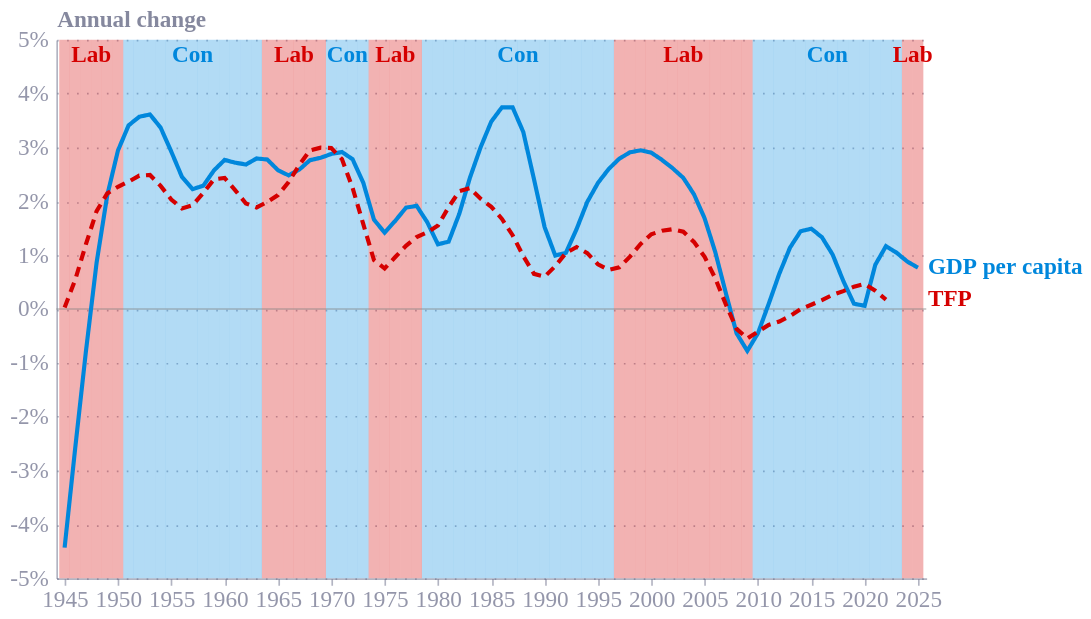

The cell this chart's notebook holds for it:
### Code cell
plot_data = fig1_data.merge(
    govt_year,
    how='left',
    left_on='Year',
    right_on='year'
)

y_scale = alt.Scale(domain=[-5, 5])
bar_data = plot_data.drop_duplicates('Year').assign(bar_min=-5, bar_max=5)

government_periods = (
    bar_data.sort_values('Year')
    .assign(period=lambda data: data['government'].ne(data['government'].shift()).cumsum())
    .groupby(['period', 'government'], as_index=False)
    .agg(start_year=('Year', 'min'), end_year=('Year', 'max'))
    .assign(
        label_year=lambda data: data['start_year'] + (data['end_year'] - data['start_year']) / 2,
        bar_label_y=3.85,
        label=lambda data: data['government'].map({'Labour': 'Lab', 'Conservative': 'Con'})
    )
)

bars = alt.Chart(bar_data).mark_bar(size=6.5, opacity=0.3).encode(
    x=alt.X('Year:T', title=None),
    y=alt.Y('bar_min:Q', scale=y_scale, title='Annual change'),
    y2='bar_max:Q',
    color=alt.Color(
        'government:N',
        scale=alt.Scale(domain=['Conservative', 'Labour'], range=['#0087dc', '#d50000']),
        legend=None
    )
)

government_labels = alt.Chart(government_periods).mark_text(
    align='center',
    baseline='top',
    dx=0,
    dy=-35,
    fontSize=14,
    fontWeight='bold'
).encode(
    x='label_year:T',
    y=alt.Y('bar_label_y:Q', scale=y_scale),
    text='label:N',
    color=alt.Color(
        'government:N',
        scale=alt.Scale(domain=['Conservative', 'Labour'], range=['#005a9c', '#9b0000']),
        legend=None
    )
)

zero_line = alt.Chart(pd.DataFrame({'value': [0]})).mark_rule(
    color='#808080',
    opacity=0.5
).encode(y=alt.Y('value:Q', scale=y_scale))

lines = alt.Chart(plot_data).mark_line(strokeWidth=2.5).encode(
    x=alt.X('Year:T', axis=alt.Axis(title='Year', labelFontSize=14)),
    y=alt.Y(
        'value:Q',
        scale=y_scale,
        axis=alt.Axis(title='Annual change', labelExpr="datum.value + '%'", labelFontSize=14, titleFontSize=14)
    ),
    color=alt.Color(
        'metric:N',
        scale=alt.Scale(domain=['GDPpercapita_growth_trend', 'TFP'], range=['#0063af', '#e6224b']),
        legend=None
    ),
    strokeDash=alt.StrokeDash(
        'metric:N',
        scale=alt.Scale(
            domain=['GDPpercapita_growth_trend', 'TFP'],
            range=[[1, 0], [6, 4]]
        ),
        legend=None
    ),
    tooltip=[
        alt.Tooltip('Year:T', title='Year', format='%Y'),
        alt.Tooltip('metric:N', title='Series'),
        alt.Tooltip('value:Q', title='Annual change (%)', format='.2f')
    ]
)

labels = alt.Chart(plot_data).transform_filter(
    'datum.value !== null'
).transform_window(
    rank='rank(Year)',
    sort=[alt.SortField('Year', order='descending')],
    groupby=['metric']
).transform_filter(
    'datum.rank === 1'
).transform_calculate(
    label_year='datetime(2025, 0, 1)',
    metric_label="datum.metric === 'GDPpercapita_growth_trend' ? 'GDP per capita' : 'TFP'"
).mark_text(align='left', dx=6, fontSize=14, fontWeight='bold').encode(
    x='label_year:T',
    y=alt.Y('value:Q', scale=y_scale),
    text=alt.Text('metric_label:N', title=None),
    color=alt.Color(
        'metric:N',
        scale=alt.Scale(domain=['GDPpercapita_growth_trend', 'TFP'], range=['#222222', '#F5A623']),
        legend=None
    )
)

fig1_chart = (bars + government_labels + zero_line + lines + labels).properties(
    width=525,
    height=325
).configure_view(stroke=None)

fig1_chart

### Figure 1 — Vega-Lite specification as saved in the notebook (floating-point values rounded to 4 significant figures; data arrays with more than 128 entries replaced by an {"elided": "..."} marker saying what was removed)
{"config": {"font": "Circular Std", "text": {"color": "#676A86", "align": "left", "baseline": "middle", "dx": 7, "dy": 0, "fontSize": 11}, "view": {"stroke": null, "continuousWidth": 400, "continuousHeight": 300, "discreteWidth": 400, "discreteHeight": 300}, "range": {"category": ["#36B7B4", "#E6224B", "#F4C245", "#0063AF", "#00A767", "#179FDB", "#EB5C2E", "#5C267B", "#122B39"], "diverging": ["#E6224B", "#E54753", "#C9C9C9", "#179FDB", "#122B39"], "heatmap": ["#C9C9C9", "#179FDB", "#0063AF", "#122B39"], "ordinal": ["#00A767", "#36B7B4", "#179FDB", "#0063AF", "#243B5A"]}, "bar": {"color": "#179fdb"}, "line": {"color": "#e6224b"}, "rule": {"color": "#676A86"}, "area": {"opacity": 0.8}, "point": {"filled": true, "size": 80, "color": "#e6224b", "opacity": 0.95}, "geoshape": {"stroke": "white", "strokeWidth": 0.3}, "rect": {"fill": "#d6d4d4", "opacity": 0.3}, "axis": {"labelColor": "#676A86", "labelFontSize": 11, "labelFont": "Circular Std", "labelOpacity": 0.7, "tickColor": "#676A86", "tickOpacity": 0.5, "domainColor": "#676A86", "domainOpacity": 0.5, "gridColor": "#676A86", "gridDash": [2, 2], "gridOpacity": 0.5, "title": null, "titleColor": "#676A86", "titleOpacity": 0.8, "tickSize": 4}, "axisXDiscrete": {"grid": false, "labelAngle": 0, "tickCount": 10, "tickOpacity": 0.5, "title": null}, "axisYDiscrete": {"ticks": false, "labelPadding": 5}, "axisXTemporal": {"grid": false, "ticks": true}, "axisXQuantitative": {"grid": true}, "axisYQuantitative": {"gridColor": "#676A86", "gridDash": [1, 5], "gridOpacity": 0.5, "ticks": false, "labelPadding": 5, "tickCount": 8, "titleAngle": 0, "titleAlign": "left", "titleBaseline": "bottom", "titleX": 0, "titleY": -5}, "title": {"color": "#676A86E6", "subtitleColor": "#676A86", "font": "Circular Std", "subtitleFont": "Circular Std", "anchor": "start", "fontSize": 14, "subtitleFontSize": 12, "subtitlePadding": 4, "offset": 0, "frame": "group"}, "legend": {"titleColor": "#122b39", "title": null, "labelColor": "#122b39", "labelFontSize": 11}}, "layer": [{"data": {"name": "data-f560666a41e3f25ffd0f78e5fc8954ce"}, "mark": {"type": "bar", "opacity": 0.3, "size": 6.5}, "encoding": {"color": {"field": "government", "legend": null, "scale": {"domain": ["Conservative", "Labour"], "range": ["#0087dc", "#d50000"]}, "type": "nominal"}, "x": {"field": "Year", "title": null, "type": "temporal"}, "y": {"field": "bar_min", "scale": {"domain": [-5, 5]}, "title": "Annual change", "type": "quantitative"}, "y2": {"field": "bar_max"}}}, {"data": {"name": "data-88504da0f6fe396084074a9c01ce93b6"}, "mark": {"type": "text", "align": "center", "baseline": "top", "dx": 0, "dy": -35, "fontSize": 14, "fontWeight": "bold"}, "encoding": {"color": {"field": "government", "legend": null, "scale": {"domain": ["Conservative", "Labour"], "range": ["#005a9c", "#9b0000"]}, "type": "nominal"}, "text": {"field": "label", "type": "nominal"}, "x": {"field": "label_year", "type": "temporal"}, "y": {"field": "bar_label_y", "scale": {"domain": [-5, 5]}, "type": "quantitative"}}}, {"data": {"name": "data-d5936f8a284bfe7aa643d55ab9e3a9b1"}, "mark": {"type": "rule", "color": "#808080", "opacity": 0.5}, "encoding": {"y": {"field": "value", "scale": {"domain": [-5, 5]}, "type": "quantitative"}}}, {"data": {"name": "data-fa80aff35eb17cbc16f90e535c456202"}, "mark": {"type": "line", "strokeWidth": 2.5}, "encoding": {"color": {"field": "metric", "legend": null, "scale": {"domain": ["GDPpercapita_growth_trend", "TFP"], "range": ["#0063af", "#e6224b"]}, "type": "nominal"}, "strokeDash": {"field": "metric", "legend": null, "scale": {"domain": ["GDPpercapita_growth_trend", "TFP"], "range": [[1, 0], [6, 4]]}, "type": "nominal"}, "tooltip": [{"field": "Year", "format": "%Y", "title": "Year", "type": "temporal"}, {"field": "metric", "title": "Series", "type": "nominal"}, {"field": "value", "format": ".2f", "title": "Annual change (%)", "type": "quantitative"}], "x": {"axis": {"labelFontSize": 14, "title": "Year"}, "field": "Year", "type": "temporal"}, "y": {"axis": {"labelExpr": "datum.value + '%'", "labelFontSize": 14, "title": "Annual change", "titleFontSize": 14}, "field": "value", "scale": {"domain": [-5, 5]}, "type": "quantitative"}}}, {"data": {"name": "data-fa80aff35eb17cbc16f90e535c456202"}, "mark": {"type": "text", "align": "left", "dx": 6, "fontSize": 14, "fontWeight": "bold"}, "encoding": {"color": {"field": "metric", "legend": null, "scale": {"domain": ["GDPpercapita_growth_trend", "TFP"], "range": ["#222222", "#F5A623"]}, "type": "nominal"}, "text": {"field": "metric_label", "title": null, "type": "nominal"}, "x": {"field": "label_year", "type": "temporal"}, "y": {"field": "value", "scale": {"domain": [-5, 5]}, "type": "quantitative"}}, "transform": [{"filter": "datum.value !== null"}, {"window": [{"op": "rank", "field": "Year", "as": "rank"}], "groupby": ["metric"], "sort": [{"field": "Year", "order": "descending"}]}, {"filter": "datum.rank === 1"}, {"calculate": "datetime(2025, 0, 1)", "as": "label_year"}, {"calculate": "datum.metric === 'GDPpercapita_growth_trend' ? 'GDP per capita' : 'TFP'", "as": "metric_label"}]}], "height": 325, "width": 525, "$schema": "https://vega.github.io/schema/vega-lite/v6.4.1.json", "datasets": {"data-f560666a41e3f25ffd0f78e5fc8954ce": [{"Year": "1945-01-01T00:00:00", "metric": "GDPpercapita_growth_trend", "value": -4.431, "year": "1945-01-01T00:00:00", "government": "Labour", "bar_min": -5, "bar_max": 5}, {"Year": "1946-01-01T00:00:00", "metric": "GDPpercapita_growth_trend", "value": -2.57, "year": "1946-01-01T00:00:00", "government": "Labour", "bar_min": -5, "bar_max": 5}, {"Year": "1947-01-01T00:00:00", "metric": "GDPpercapita_growth_trend", "value": -0.7829, "year": "1947-01-01T00:00:00", "government": "Labour", "bar_min": -5, "bar_max": 5}, {"Year": "1948-01-01T00:00:00", "metric": "GDPpercapita_growth_trend", "value": 0.8619, "year": "1948-01-01T00:00:00", "government": "Labour", "bar_min": -5, "bar_max": 5}, {"Year": "1949-01-01T00:00:00", "metric": "GDPpercapita_growth_trend", "value": 2.115, "year": "1949-01-01T00:00:00", "government": "Labour", "bar_min": -5, "bar_max": 5}, {"Year": "1950-01-01T00:00:00", "metric": "GDPpercapita_growth_trend", "value": 2.942, "year": "1950-01-01T00:00:00", "government": "Labour", "bar_min": -5, "bar_max": 5}, {"Year": "1951-01-01T00:00:00", "metric": "GDPpercapita_growth_trend", "value": 3.411, "year": "1951-01-01T00:00:00", "government": "Conservative", "bar_min": -5, "bar_max": 5}, {"Year": "1952-01-01T00:00:00", "metric": "GDPpercapita_growth_trend", "value": 3.571, "year": "1952-01-01T00:00:00", "government": "Conservative", "bar_min": -5, "bar_max": 5}, {"Year": "1953-01-01T00:00:00", "metric": "GDPpercapita_growth_trend", "value": 3.613, "year": "1953-01-01T00:00:00", "government": "Conservative", "bar_min": -5, "bar_max": 5}, {"Year": "1954-01-01T00:00:00", "metric": "GDPpercapita_growth_trend", "value": 3.369, "year": "1954-01-01T00:00:00", "government": "Conservative", "bar_min": -5, "bar_max": 5}, {"Year": "1955-01-01T00:00:00", "metric": "GDPpercapita_growth_trend", "value": 2.923, "year": "1955-01-01T00:00:00", "government": "Conservative", "bar_min": -5, "bar_max": 5}, {"Year": "1956-01-01T00:00:00", "metric": "GDPpercapita_growth_trend", "value": 2.454, "year": "1956-01-01T00:00:00", "government": "Conservative", "bar_min": -5, "bar_max": 5}, {"Year": "1957-01-01T00:00:00", "metric": "GDPpercapita_growth_trend", "value": 2.225, "year": "1957-01-01T00:00:00", "government": "Conservative", "bar_min": -5, "bar_max": 5}, {"Year": "1958-01-01T00:00:00", "metric": "GDPpercapita_growth_trend", "value": 2.29, "year": "1958-01-01T00:00:00", "government": "Conservative", "bar_min": -5, "bar_max": 5}, {"Year": "1959-01-01T00:00:00", "metric": "GDPpercapita_growth_trend", "value": 2.574, "year": "1959-01-01T00:00:00", "government": "Conservative", "bar_min": -5, "bar_max": 5}, {"Year": "1960-01-01T00:00:00", "metric": "GDPpercapita_growth_trend", "value": 2.769, "year": "1960-01-01T00:00:00", "government": "Conservative", "bar_min": -5, "bar_max": 5}, {"Year": "1961-01-01T00:00:00", "metric": "GDPpercapita_growth_trend", "value": 2.717, "year": "1961-01-01T00:00:00", "government": "Conservative", "bar_min": -5, "bar_max": 5}, {"Year": "1962-01-01T00:00:00", "metric": "GDPpercapita_growth_trend", "value": 2.684, "year": "1962-01-01T00:00:00", "government": "Conservative", "bar_min": -5, "bar_max": 5}, {"Year": "1963-01-01T00:00:00", "metric": "GDPpercapita_growth_trend", "value": 2.796, "year": "1963-01-01T00:00:00", "government": "Conservative", "bar_min": -5, "bar_max": 5}, {"Year": "1964-01-01T00:00:00", "metric": "GDPpercapita_growth_trend", "value": 2.776, "year": "1964-01-01T00:00:00", "government": "Labour", "bar_min": -5, "bar_max": 5}, {"Year": "1965-01-01T00:00:00", "metric": "GDPpercapita_growth_trend", "value": 2.578, "year": "1965-01-01T00:00:00", "government": "Labour", "bar_min": -5, "bar_max": 5}, {"Year": "1966-01-01T00:00:00", "metric": "GDPpercapita_growth_trend", "value": 2.482, "year": "1966-01-01T00:00:00", "government": "Labour", "bar_min": -5, "bar_max": 5}, {"Year": "1967-01-01T00:00:00", "metric": "GDPpercapita_growth_trend", "value": 2.589, "year": "1967-01-01T00:00:00", "government": "Labour", "bar_min": -5, "bar_max": 5}, {"Year": "1968-01-01T00:00:00", "metric": "GDPpercapita_growth_trend", "value": 2.764, "year": "1968-01-01T00:00:00", "government": "Labour", "bar_min": -5, "bar_max": 5}, {"Year": "1969-01-01T00:00:00", "metric": "GDPpercapita_growth_trend", "value": 2.809, "year": "1969-01-01T00:00:00", "government": "Labour", "bar_min": -5, "bar_max": 5}, {"Year": "1970-01-01T00:00:00", "metric": "GDPpercapita_growth_trend", "value": 2.879, "year": "1970-01-01T00:00:00", "government": "Conservative", "bar_min": -5, "bar_max": 5}, {"Year": "1971-01-01T00:00:00", "metric": "GDPpercapita_growth_trend", "value": 2.915, "year": "1971-01-01T00:00:00", "government": "Conservative", "bar_min": -5, "bar_max": 5}, {"Year": "1972-01-01T00:00:00", "metric": "GDPpercapita_growth_trend", "value": 2.782, "year": "1972-01-01T00:00:00", "government": "Conservative", "bar_min": -5, "bar_max": 5}, {"Year": "1973-01-01T00:00:00", "metric": "GDPpercapita_growth_trend", "value": 2.344, "year": "1973-01-01T00:00:00", "government": "Conservative", "bar_min": -5, "bar_max": 5}, {"Year": "1974-01-01T00:00:00", "metric": "GDPpercapita_growth_trend", "value": 1.661, "year": "1974-01-01T00:00:00", "government": "Labour", "bar_min": -5, "bar_max": 5}, {"Year": "1975-01-01T00:00:00", "metric": "GDPpercapita_growth_trend", "value": 1.418, "year": "1975-01-01T00:00:00", "government": "Labour", "bar_min": -5, "bar_max": 5}, {"Year": "1976-01-01T00:00:00", "metric": "GDPpercapita_growth_trend", "value": 1.638, "year": "1976-01-01T00:00:00", "government": "Labour", "bar_min": -5, "bar_max": 5}, {"Year": "1977-01-01T00:00:00", "metric": "GDPpercapita_growth_trend", "value": 1.882, "year": "1977-01-01T00:00:00", "government": "Labour", "bar_min": -5, "bar_max": 5}, {"Year": "1978-01-01T00:00:00", "metric": "GDPpercapita_growth_trend", "value": 1.916, "year": "1978-01-01T00:00:00", "government": "Labour", "bar_min": -5, "bar_max": 5}, {"Year": "1979-01-01T00:00:00", "metric": "GDPpercapita_growth_trend", "value": 1.611, "year": "1979-01-01T00:00:00", "government": "Conservative", "bar_min": -5, "bar_max": 5}, {"Year": "1980-01-01T00:00:00", "metric": "GDPpercapita_growth_trend", "value": 1.203, "year": "1980-01-01T00:00:00", "government": "Conservative", "bar_min": -5, "bar_max": 5}, {"Year": "1981-01-01T00:00:00", "metric": "GDPpercapita_growth_trend", "value": 1.25, "year": "1981-01-01T00:00:00", "government": "Conservative", "bar_min": -5, "bar_max": 5}, {"Year": "1982-01-01T00:00:00", "metric": "GDPpercapita_growth_trend", "value": 1.768, "year": "1982-01-01T00:00:00", "government": "Conservative", "bar_min": -5, "bar_max": 5}, {"Year": "1983-01-01T00:00:00", "metric": "GDPpercapita_growth_trend", "value": 2.439, "year": "1983-01-01T00:00:00", "government": "Conservative", "bar_min": -5, "bar_max": 5}, {"Year": "1984-01-01T00:00:00", "metric": "GDPpercapita_growth_trend", "value": 3.004, "year": "1984-01-01T00:00:00", "government": "Conservative", "bar_min": -5, "bar_max": 5}, {"Year": "1985-01-01T00:00:00", "metric": "GDPpercapita_growth_trend", "value": 3.481, "year": "1985-01-01T00:00:00", "government": "Conservative", "bar_min": -5, "bar_max": 5}, {"Year": "1986-01-01T00:00:00", "metric": "GDPpercapita_growth_trend", "value": 3.746, "year": "1986-01-01T00:00:00", "government": "Conservative", "bar_min": -5, "bar_max": 5}, {"Year": "1987-01-01T00:00:00", "metric": "GDPpercapita_growth_trend", "value": 3.744, "year": "1987-01-01T00:00:00", "government": "Conservative", "bar_min": -5, "bar_max": 5}, {"Year": "1988-01-01T00:00:00", "metric": "GDPpercapita_growth_trend", "value": 3.287, "year": "1988-01-01T00:00:00", "government": "Conservative", "bar_min": -5, "bar_max": 5}, {"Year": "1989-01-01T00:00:00", "metric": "GDPpercapita_growth_trend", "value": 2.412, "year": "1989-01-01T00:00:00", "government": "Conservative", "bar_min": -5, "bar_max": 5}, {"Year": "1990-01-01T00:00:00", "metric": "GDPpercapita_growth_trend", "value": 1.519, "year": "1990-01-01T00:00:00", "government": "Conservative", "bar_min": -5, "bar_max": 5}, {"Year": "1991-01-01T00:00:00", "metric": "GDPpercapita_growth_trend", "value": 0.9936, "year": "1991-01-01T00:00:00", "government": "Conservative", "bar_min": -5, "bar_max": 5}, {"Year": "1992-01-01T00:00:00", "metric": "GDPpercapita_growth_trend", "value": 1.044, "year": "1992-01-01T00:00:00", "government": "Conservative", "bar_min": -5, "bar_max": 5}, {"Year": "1993-01-01T00:00:00", "metric": "GDPpercapita_growth_trend", "value": 1.488, "year": "1993-01-01T00:00:00", "government": "Conservative", "bar_min": -5, "bar_max": 5}, {"Year": "1994-01-01T00:00:00", "metric": "GDPpercapita_growth_trend", "value": 1.989, "year": "1994-01-01T00:00:00", "government": "Conservative", "bar_min": -5, "bar_max": 5}, {"Year": "1995-01-01T00:00:00", "metric": "GDPpercapita_growth_trend", "value": 2.342, "year": "1995-01-01T00:00:00", "government": "Conservative", "bar_min": -5, "bar_max": 5}, {"Year": "1996-01-01T00:00:00", "metric": "GDPpercapita_growth_trend", "value": 2.598, "year": "1996-01-01T00:00:00", "government": "Conservative", "bar_min": -5, "bar_max": 5}, {"Year": "1997-01-01T00:00:00", "metric": "GDPpercapita_growth_trend", "value": 2.792, "year": "1997-01-01T00:00:00", "government": "Labour", "bar_min": -5, "bar_max": 5}, {"Year": "1998-01-01T00:00:00", "metric": "GDPpercapita_growth_trend", "value": 2.91, "year": "1998-01-01T00:00:00", "government": "Labour", "bar_min": -5, "bar_max": 5}, {"Year": "1999-01-01T00:00:00", "metric": "GDPpercapita_growth_trend", "value": 2.948, "year": "1999-01-01T00:00:00", "government": "Labour", "bar_min": -5, "bar_max": 5}, {"Year": "2000-01-01T00:00:00", "metric": "GDPpercapita_growth_trend", "value": 2.904, "year": "2000-01-01T00:00:00", "government": "Labour", "bar_min": -5, "bar_max": 5}, {"Year": "2001-01-01T00:00:00", "metric": "GDPpercapita_growth_trend", "value": 2.769, "year": "2001-01-01T00:00:00", "government": "Labour", "bar_min": -5, "bar_max": 5}, {"Year": "2002-01-01T00:00:00", "metric": "GDPpercapita_growth_trend", "value": 2.614, "year": "2002-01-01T00:00:00", "government": "Labour", "bar_min": -5, "bar_max": 5}, {"Year": "2003-01-01T00:00:00", "metric": "GDPpercapita_growth_trend", "value": 2.436, "year": "2003-01-01T00:00:00", "government": "Labour", "bar_min": -5, "bar_max": 5}, {"Year": "2004-01-01T00:00:00", "metric": "GDPpercapita_growth_trend", "value": 2.131, "year": "2004-01-01T00:00:00", "government": "Labour", "bar_min": -5, "bar_max": 5}, {"Year": "2005-01-01T00:00:00", "metric": "GDPpercapita_growth_trend", "value": 1.683, "year": "2005-01-01T00:00:00", "government": "Labour", "bar_min": -5, "bar_max": 5}, {"Year": "2006-01-01T00:00:00", "metric": "GDPpercapita_growth_trend", "value": 1.055, "year": "2006-01-01T00:00:00", "government": "Labour", "bar_min": -5, "bar_max": 5}, {"Year": "2007-01-01T00:00:00", "metric": "GDPpercapita_growth_trend", "value": 0.2894, "year": "2007-01-01T00:00:00", "government": "Labour", "bar_min": -5, "bar_max": 5}, {"Year": "2008-01-01T00:00:00", "metric": "GDPpercapita_growth_trend", "value": -0.4525, "year": "2008-01-01T00:00:00", "government": "Labour", "bar_min": -5, "bar_max": 5}, {"Year": "2009-01-01T00:00:00", "metric": "GDPpercapita_growth_trend", "value": -0.7771, "year": "2009-01-01T00:00:00", "government": "Labour", "bar_min": -5, "bar_max": 5}, {"Year": "2010-01-01T00:00:00", "metric": "GDPpercapita_growth_trend", "value": -0.4488, "year": "2010-01-01T00:00:00", "government": "Conservative", "bar_min": -5, "bar_max": 5}, {"Year": "2011-01-01T00:00:00", "metric": "GDPpercapita_growth_trend", "value": 0.09225, "year": "2011-01-01T00:00:00", "government": "Conservative", "bar_min": -5, "bar_max": 5}, {"Year": "2012-01-01T00:00:00", "metric": "GDPpercapita_growth_trend", "value": 0.6549, "year": "2012-01-01T00:00:00", "government": "Conservative", "bar_min": -5, "bar_max": 5}, {"Year": "2013-01-01T00:00:00", "metric": "GDPpercapita_growth_trend", "value": 1.139, "year": "2013-01-01T00:00:00", "government": "Conservative", "bar_min": -5, "bar_max": 5}, {"Year": "2014-01-01T00:00:00", "metric": "GDPpercapita_growth_trend", "value": 1.445, "year": "2014-01-01T00:00:00", "government": "Conservative", "bar_min": -5, "bar_max": 5}, {"Year": "2015-01-01T00:00:00", "metric": "GDPpercapita_growth_trend", "value": 1.491, "year": "2015-01-01T00:00:00", "government": "Conservative", "bar_min": -5, "bar_max": 5}, {"Year": "2016-01-01T00:00:00", "metric": "GDPpercapita_growth_trend", "value": 1.333, "year": "2016-01-01T00:00:00", "government": "Conservative", "bar_min": -5, "bar_max": 5}, {"Year": "2017-01-01T00:00:00", "metric": "GDPpercapita_growth_trend", "value": 1.011, "year": "2017-01-01T00:00:00", "government": "Conservative", "bar_min": -5, "bar_max": 5}, {"Year": "2018-01-01T00:00:00", "metric": "GDPpercapita_growth_trend", "value": 0.5218, "year": "2018-01-01T00:00:00", "government": "Conservative", "bar_min": -5, "bar_max": 5}, {"Year": "2019-01-01T00:00:00", "metric": "GDPpercapita_growth_trend", "value": 0.09905, "year": "2019-01-01T00:00:00", "government": "Conservative", "bar_min": -5, "bar_max": 5}, {"Year": "2020-01-01T00:00:00", "metric": "GDPpercapita_growth_trend", "value": 0.05961, "year": "2020-01-01T00:00:00", "government": "Conservative", "bar_min": -5, "bar_max": 5}, {"Year": "2021-01-01T00:00:00", "metric": "GDPpercapita_growth_trend", "value": 0.8231, "year": "2021-01-01T00:00:00", "government": "Conservative", "bar_min": -5, "bar_max": 5}, {"Year": "2022-01-01T00:00:00", "metric": "GDPpercapita_growth_trend", "value": 1.168, "year": "2022-01-01T00:00:00", "government": "Conservative", "bar_min": -5, "bar_max": 5}, {"Year": "2023-01-01T00:00:00", "metric": "GDPpercapita_growth_trend", "value": 1.045, "year": "2023-01-01T00:00:00", "government": "Conservative", "bar_min": -5, "bar_max": 5}, {"Year": "2024-01-01T00:00:00", "metric": "GDPpercapita_growth_trend", "value": 0.8811, "year": "2024-01-01T00:00:00", "government": "Labour", "bar_min": -5, "bar_max": 5}, {"Year": "2025-01-01T00:00:00", "metric": "GDPpercapita_growth_trend", "value": 0.7682, "year": "2025-01-01T00:00:00", "government": "Labour", "bar_min": -5, "bar_max": 5}], "data-88504da0f6fe396084074a9c01ce93b6": [{"period": 1, "government": "Labour", "start_year": "1945-01-01T00:00:00", "end_year": "1950-01-01T00:00:00", "label_year": "1947-07-03T00:00:00", "bar_label_y": 3.85, "label": "Lab"}, {"period": 2, "government": "Conservative", "start_year": "1951-01-01T00:00:00", "end_year": "1963-01-01T00:00:00", "label_year": "1956-12-31T12:00:00", "bar_label_y": 3.85, "label": "Con"}, {"period": 3, "government": "Labour", "start_year": "1964-01-01T00:00:00", "end_year": "1969-01-01T00:00:00", "label_year": "1966-07-02T12:00:00", "bar_label_y": 3.85, "label": "Lab"}, {"period": 4, "government": "Conservative", "start_year": "1970-01-01T00:00:00", "end_year": "1973-01-01T00:00:00", "label_year": "1971-07-03T00:00:00", "bar_label_y": 3.85, "label": "Con"}, {"period": 5, "government": "Labour", "start_year": "1974-01-01T00:00:00", "end_year": "1978-01-01T00:00:00", "label_year": "1976-01-01T12:00:00", "bar_label_y": 3.85, "label": "Lab"}, {"period": 6, "government": "Conservative", "start_year": "1979-01-01T00:00:00", "end_year": "1996-01-01T00:00:00", "label_year": "1987-07-02T12:00:00", "bar_label_y": 3.85, "label": "Con"}, {"period": 7, "government": "Labour", "start_year": "1997-01-01T00:00:00", "end_year": "2009-01-01T00:00:00", "label_year": "2003-01-01T12:00:00", "bar_label_y": 3.85, "label": "Lab"}, {"period": 8, "government": "Conservative", "start_year": "2010-01-01T00:00:00", "end_year": "2023-01-01T00:00:00", "label_year": "2016-07-02T00:00:00", "bar_label_y": 3.85, "label": "Con"}, {"period": 9, "government": "Labour", "start_year": "2024-01-01T00:00:00", "end_year": "2025-01-01T00:00:00", "label_year": "2024-07-02T00:00:00", "bar_label_y": 3.85, "label": "Lab"}], "data-d5936f8a284bfe7aa643d55ab9e3a9b1": [{"value": 0}], "data-fa80aff35eb17cbc16f90e535c456202": {"elided": "162 records"}}}
